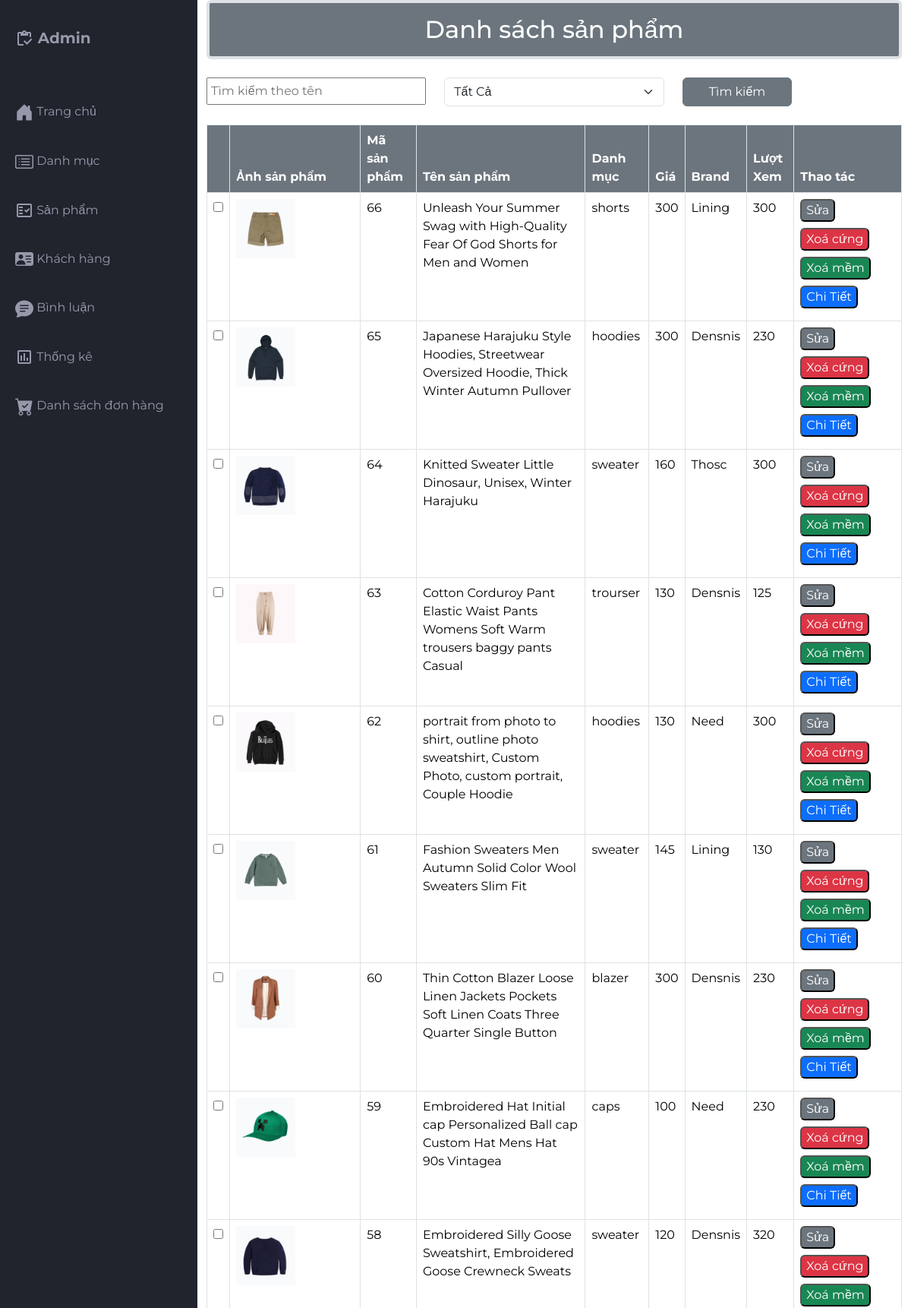
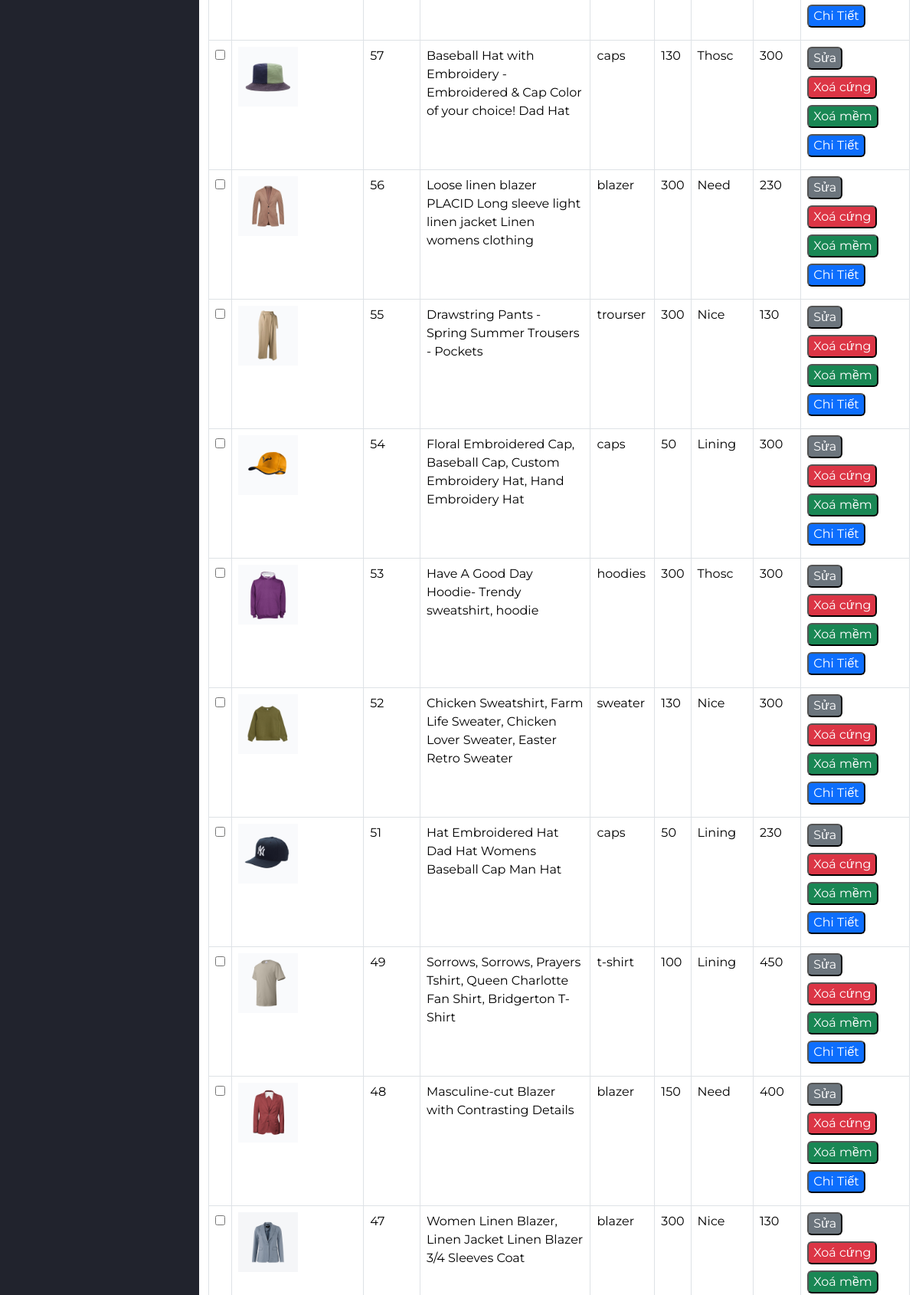
The app's page /src/Admin/indexadmin.php?act=pro (upper part) with its own data (2 pictures, top to bottom).
### tables this page shows
CREATE TABLE `products` (
  `pro_id` int(10) NOT NULL,
  `pro_name` varchar(255) NOT NULL,
  `pro_img` varchar(255) NOT NULL,
  `pro_price` float NOT NULL,
  `pro_desc` text NOT NULL,
  `pro_brand` varchar(55) NOT NULL,
  `pro_stock` int(11) NOT NULL,
  `cate_id` int(10) NOT NULL,
  `trangthai` int(1) NOT NULL,
  `pro_viewer` int(11) NOT NULL
);

CREATE TABLE `category` (
  `cate_id` int(10) NOT NULL,
  `cate_name` varchar(55) NOT NULL,
  `trangthai` int(1) NOT NULL
);

### src/app/model/connectdb.php (called while the page is built, shortened)
<?php
function get_connect(){
    try {
        $conn = new PDO("mysql:host=localhost;dbname=da1;charset=utf8","root","");
        $conn->setAttribute(PDO::ATTR_ERRMODE, PDO::ERRMODE_EXCEPTION);
        return $conn;
    } catch (\Throwable $th) {
        echo 'kết nối thất bại';
    }
}
function pdo_queryall($sql){
    $thamso = array_slice(func_get_args(),1);
    try {
        $conn = get_connect();
        $exe = $conn->prepare($sql);
        $exe->execute($thamso);
        $result = $exe->fetchAll();
        return $result;
    } catch (\Throwable $th) {
        echo 'Thao Tác Thất Bại.';
    }
    finally{
        unset($conn);
    }
}
function pdo_query_one($sql){
    $thamso = array_slice(func_get_args(),1);
    try {
        $conn = get_connect();
        $exe = $conn->prepare($sql);
        $exe->execute($thamso);
        $result = $exe->fetch();
        return $result;
    } catch (\Throwable $th) {
        echo 'Thao Tác Thất Bại';
    }
    finally{
        unset($conn);
    }
}
?>

### src/app/model/product.php (called while the page is built, shortened)
<?php
function queryallpro($key,$idcate){
    $sql = "select * from products where trangthai = 0";
    $sql.= " order by pro_id desc";
     $result = pdo_queryall($sql);
     return $result;
}
?>

### src/app/model/cate.php (called while the page is built, shortened)
<?php
    function query_onecate($id){
        $sql = "Select * from category where cate_id = $id";
        $result = pdo_query_one($sql);
        return $result;
    }
?>

### src/Admin/sanpham/listproduct.php (the view, shortened to what this page needs)
<div class="container">
  <h2 class="border border-4 mb-4 text-bg-secondary p-3 text-center rounded">Danh sách sản phẩm</h2>
  <form action="indexadmin.php?act=search" method="post">
    <div class="row">
      <div class="col-sm-4">
        <input class="w-100 p-1" type="text" placeholder="Tìm kiếm theo tên" name="search_name">
      </div>
      <div class="col-sm-4">
        <select class="form-select" name="search_cate">
          <option value="0">Tất Cả</option>
        </select>
      </div>
      <div class="col-sm-4">
        <button type="submit" name='searchprocate' class="btn btn-secondary w-50">Tìm kiếm</button>
      </div>
    </div>
  </form>
  <div class="table-responsive mt-4">
    <table class="table table-bordered">
      <thead>
        <tr>
          <Th class="text-bg-secondary"></Th>
          <th class="text-bg-secondary">Ảnh sản phẩm</th>
          <th class="text-bg-secondary">Mã sản phẩm</th>
          <th class="text-bg-secondary">Tên sản phẩm</th>
          <Th class="text-bg-secondary">Danh mục</Th>
          <Th class="text-bg-secondary">Giá</Th>
          <Th class="text-bg-secondary">Brand</Th>
          <Th class="text-bg-secondary">Lượt Xem</Th>
          <Th class="text-bg-secondary">Thao tác</Th>
        </tr>
      </thead>
      <?php
     if(isset($_POST['searchprocate'])){
      $search_name = $_POST['search_name'];
      $search_cate = $_POST['search_cate'];
      $result_pro = queryallpro($search_name,$search_cate);
      if(empty($result_pro)){
          echo "Danh Mục Này Chưa Có Sản Phẩm Xin Mời Bạn Thực Hiện Tùy Chọn Khác";
      }
    }
    else{
      $result_pro = queryallpro('',0);
    }
        foreach($result_pro as $product){
          extract($product);
        $result_cateone = query_onecate($cate_id);
      ?>
      <tbody>
        <tr>
          <td><input type="checkbox" name="checkbox" id=""></td>
          <td><img src="./sanpham/img/<?php echo $pro_img?>" class="w-50 mg-thumbnail h-50" alt=""></td>
          <td><?php echo $pro_id?></td>
          <td><?php echo $pro_name?></td>
          <td><?php echo $result_cateone['cate_name']?></td>
          <td><?php echo $pro_price?></td>
          <td><?php echo $pro_brand?></td>
          <td><?php echo $pro_stock?></td>
          <td>
            <a href="indexadmin.php?act=suapro&pro_idsua=<?php echo $pro_id?>" class="mb-2"><input class="mb-2 text-bg-secondary rounded" type="button" name="" value="Sửa" id=""></a>
            <a href="indexadmin.php?act=delpro&pro_idxoa=<?php echo $pro_id?>"><input type="button" name="" class="mb-2 text-bg-danger rounded" value="Xoá cứng" onclick="return confirm('Bạn có chắc muốn xoá ?')" id=""></a>
            <a href="indexadmin.php?act=soft_delpro&pro_idxoa=<?php echo $pro_id?>"><input type="button" name="" class="mb-2 text-bg-success rounded" value="Xoá mềm" onclick="return confirm('Bạn có chắc muốn xoá ?')" id=""></a>
            <a href="indexadmin.php?act=chitietadmin&pro_id=<?php echo $pro_id?>"><input type="button" class="mb-2 text-bg-primary rounded" name="" value="Chi Tiết" id=""></a>
          </td>
        </tr>
      </tbody>
      <?php
        }
      ?>
    </table>
  </div>
</div>

### src/Admin/css/styles.css (style rules this page uses)
body { margin: 0; padding: 0; box-sizing: border-box; background-color: #e6e8ed; color: #666666; font-family: "Montserrat", sans-serif; }

### records on screen
products: pro_img (picture), pro_id "66", pro_name "Unleash Your Summer Swag with High-Quality Fear Of God Shorts for Men and Women", cate.cate_name "shorts", pro_price "300", pro_brand "Lining", pro_stock "300"
products: pro_img (picture), pro_id "65", pro_name "Japanese Harajuku Style Hoodies, Streetwear Oversized Hoodie, Thick Winter Autumn Pullover", cate.cate_name "hoodies", pro_price "300", pro_brand "Densnis", pro_stock "230"
products: pro_img (picture), pro_id "64", pro_name "Knitted Sweater Little Dinosaur, Unisex, Winter Harajuku", cate.cate_name "sweater", pro_price "160", pro_brand "Thosc", pro_stock "300"
products: pro_img (picture), pro_id "63", pro_name "Cotton Corduroy Pant Elastic Waist Pants Womens Soft Warm trousers baggy pants Casual", cate.cate_name "trourser", pro_price "130", pro_brand "Densnis", pro_stock "125"
products: pro_img (picture), pro_id "62", pro_name "portrait from photo to shirt, outline photo sweatshirt, Custom Photo, custom portrait, Couple Hoodie", cate.cate_name "hoodies", pro_price "130", pro_brand "Need", pro_stock "300"
products: pro_img (picture), pro_id "61", pro_name "Fashion Sweaters Men Autumn Solid Color Wool Sweaters Slim Fit", cate.cate_name "sweater", pro_price "145", pro_brand "Lining", pro_stock "130"
products: pro_img (picture), pro_id "60", pro_name "Thin Cotton Blazer Loose Linen Jackets Pockets Soft Linen Coats Three Quarter Single Button", cate.cate_name "blazer", pro_price "300", pro_brand "Densnis", pro_stock "230"
products: pro_img (picture), pro_id "59", pro_name "Embroidered Hat Initial cap Personalized Ball cap Custom Hat Mens Hat 90s Vintagea", cate.cate_name "caps", pro_price "100", pro_brand "Need", pro_stock "230"
products: pro_img (picture), pro_id "58", pro_name "Embroidered Silly Goose Sweatshirt, Embroidered Goose Crewneck Sweats", cate.cate_name "sweater", pro_price "120", pro_brand "Densnis", pro_stock "320"
products: pro_img (picture), pro_id "57", pro_name "Baseball Hat with Embroidery - Embroidered & Cap Color of your choice! Dad Hat", cate.cate_name "caps", pro_price "130", pro_brand "Thosc", pro_stock "300"
products: pro_img (picture), pro_id "56", pro_name "Loose linen blazer PLACID Long sleeve light linen jacket Linen womens clothing", cate.cate_name "blazer", pro_price "300", pro_brand "Need", pro_stock "230"
products: pro_img (picture), pro_id "55", pro_name "Drawstring Pants - Spring Summer Trousers - Pockets", cate.cate_name "trourser", pro_price "300", pro_brand "Nice", pro_stock "130"
products: pro_img (picture), pro_id "54", pro_name "Floral Embroidered Cap, Baseball Cap, Custom Embroidery Hat, Hand Embroidery Hat", cate.cate_name "caps", pro_price "50", pro_brand "Lining", pro_stock "300"
products: pro_img (picture), pro_id "53", pro_name "Have A Good Day Hoodie- Trendy sweatshirt, hoodie", cate.cate_name "hoodies", pro_price "300", pro_brand "Thosc", pro_stock "300"
products: pro_img (picture), pro_id "52", pro_name "Chicken Sweatshirt, Farm Life Sweater, Chicken Lover Sweater, Easter Retro Sweater", cate.cate_name "sweater", pro_price "130", pro_brand "Nice", pro_stock "300"
products: pro_img (picture), pro_id "51", pro_name "Hat Embroidered Hat Dad Hat Womens Baseball Cap Man Hat", cate.cate_name "caps", pro_price "50", pro_brand "Lining", pro_stock "230"
products: pro_img (picture), pro_id "49", pro_name "Sorrows, Sorrows, Prayers Tshirt, Queen Charlotte Fan Shirt, Bridgerton T-Shirt", cate.cate_name "t-shirt", pro_price "100", pro_brand "Lining", pro_stock "450"
products: pro_img (picture), pro_id "48", pro_name "Masculine-cut Blazer with Contrasting Details", cate.cate_name "blazer", pro_price "150", pro_brand "Need", pro_stock "400"
products: pro_img (picture), pro_id "47", pro_name "Women Linen Blazer, Linen Jacket Linen Blazer 3/4 Sleeves Coat", cate.cate_name "blazer", pro_price "300", pro_brand "Nice", pro_stock "130"
